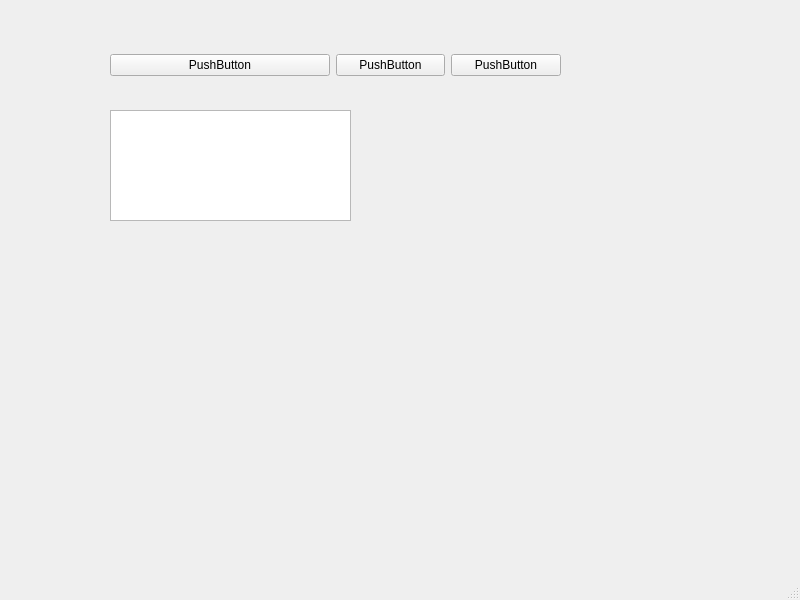
<?xml version="1.0" encoding="UTF-8"?>
<ui version="4.0">
 <class>MainWindow</class>
 <widget class="QMainWindow" name="MainWindow">
  <property name="geometry">
   <rect>
    <x>0</x>
    <y>0</y>
    <width>800</width>
    <height>600</height>
   </rect>
  </property>
  <property name="sizePolicy">
   <sizepolicy hsizetype="Expanding" vsizetype="Fixed">
    <horstretch>0</horstretch>
    <verstretch>0</verstretch>
   </sizepolicy>
  </property>
  <property name="windowTitle">
   <string>MainWindow</string>
  </property>
  <widget class="QWidget" name="centralwidget">
   <widget class="QTextEdit" name="textEdit">
    <property name="geometry">
     <rect>
      <x>110</x>
      <y>110</y>
      <width>241</width>
      <height>111</height>
     </rect>
    </property>
   </widget>
   <widget class="QWidget" name="">
    <property name="geometry">
     <rect>
      <x>110</x>
      <y>30</y>
      <width>451</width>
      <height>71</height>
     </rect>
    </property>
    <layout class="QHBoxLayout" name="horizontalLayout">
     <item>
      <widget class="QPushButton" name="pushButton">
       <property name="sizePolicy">
        <sizepolicy hsizetype="Expanding" vsizetype="Fixed">
         <horstretch>2</horstretch>
         <verstretch>1</verstretch>
        </sizepolicy>
       </property>
       <property name="text">
        <string>PushButton</string>
       </property>
      </widget>
     </item>
     <item>
      <widget class="QPushButton" name="pushButton_2">
       <property name="sizePolicy">
        <sizepolicy hsizetype="Expanding" vsizetype="Fixed">
         <horstretch>1</horstretch>
         <verstretch>1</verstretch>
        </sizepolicy>
       </property>
       <property name="text">
        <string>PushButton</string>
       </property>
      </widget>
     </item>
     <item>
      <widget class="QPushButton" name="pushButton_3">
       <property name="sizePolicy">
        <sizepolicy hsizetype="Expanding" vsizetype="Fixed">
         <horstretch>1</horstretch>
         <verstretch>1</verstretch>
        </sizepolicy>
       </property>
       <property name="text">
        <string>PushButton</string>
       </property>
      </widget>
     </item>
    </layout>
   </widget>
  </widget>
  <widget class="QMenuBar" name="menubar">
   <property name="geometry">
    <rect>
     <x>0</x>
     <y>0</y>
     <width>800</width>
     <height>19</height>
    </rect>
   </property>
  </widget>
  <widget class="QStatusBar" name="statusbar"/>
 </widget>
 <resources/>
 <connections/>
</ui>
